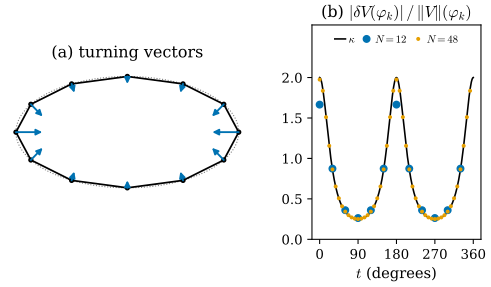

Reproduce this figure in Python.
"""Figure 46.5.1: the first variation of a polygon sits at its vertices as turning vectors.

Ellipse (2 cos t, sin t) and its inscribed 12-gon (vertices t_k = 2 pi k / 12, counter-clockwise).
(a) at every vertex the turning vector t_k - t_{k-1} (blue, drawn at half length); delta V = -sum (t_k - t_{k-1})
delta_{gamma_k}. For this polygon it equals exactly the smooth integrated curvature vector over the dual arc,
int kappa n ds = T(t_{k+1/2}) - T(t_{k-1/2}) (a chord of an ellipse is parallel to the tangent at the middle parameter).
(b) the curvature kappa(t) of the ellipse (black) and the ratio |delta V(phi_k)| / ||V||(phi_k) =
|t_k - t_{k-1}| / ((l_{k-1} + l_k) / 2) for the hat function phi_k of each vertex, for N = 12 (blue) and N = 48 (orange).

Run from the project root: PYTHONPATH=tools python3 chapters/46-varifold-background/figures/fig-46-5-1-turning-vectors.py
"""
import sys
from pathlib import Path

import numpy as np

sys.path.insert(0, str(Path(__file__).resolve().parents[1] / "lib"))
import dgfig  # noqa: E402

dgfig.setup()
import matplotlib.pyplot as plt  # noqa: E402

import var46 as v  # noqa: E402

C = dgfig.COLORS
N = 12
tk = 2 * np.pi * np.arange(N) / N
G = v.ellipse(tk)
W = v.polyline_first_variation(G, closed=True)        # w_k = t_{k-1} - t_k
turn = -W                                              # turning vectors t_k - t_{k-1}
half = tk + np.pi / N
smooth = v.ellipse_tangent(half) - v.ellipse_tangent(half - 2 * np.pi / N)

# self-checks: sum of turning vectors is 0 (closed polygon); |t_k - t_{k-1}| = 2 sin(theta_k/2);
# T(b) - T(a) equals the integral of kappa n ds (fundamental theorem of calculus, checked by quadrature)
assert np.allclose(turn.sum(axis=0), 0)
E = np.roll(G, -1, axis=0) - G
ang = np.arctan2(E[:, 1], E[:, 0])
theta = (ang - np.roll(ang, 1) + np.pi) % (2 * np.pi) - np.pi
assert np.allclose(np.linalg.norm(turn, axis=1), 2 * np.abs(np.sin(theta / 2)))
for k in (0, 3):
    a, b = half[k] - 2 * np.pi / N, half[k]
    q = v.integrate_1d(lambda t: (v.ellipse_kappa(t) * v.ellipse_speed(t))[:, None] * v.ellipse_normal(t), a, b, n=64)
    assert np.allclose(q, smooth[k], atol=1e-10)

def hat_ratio(n):
    t = 2 * np.pi * np.arange(n) / n
    P = v.ellipse(t)
    w = v.polyline_first_variation(P, closed=True)
    ell = np.linalg.norm(np.roll(P, -1, axis=0) - P, axis=1)
    mass = 0.5 * (ell + np.roll(ell, 1))
    return t, np.linalg.norm(w, axis=1) / mass


fig, axes = plt.subplots(1, 2, figsize=(6.4, 2.9), gridspec_kw={"width_ratios": [1.45, 1], "wspace": 0.3})
ax = axes[0]
tt = np.linspace(0, 2 * np.pi, 400)
ax.plot(*v.ellipse(tt).T, color=C["aux"], lw=0.8, ls=":")
ax.plot(*np.vstack([G, G[:1]]).T, color=C["main"], lw=1.3)
ax.plot(G[:, 0], G[:, 1], "o", color=C["main"], ms=3)
s = 0.5
for g, w1 in zip(G, turn):
    ax.annotate("", xy=g + s * w1, xytext=g, arrowprops=dict(arrowstyle="-|>", color=C["tangent"], lw=1.4,
                                                             shrinkA=0, shrinkB=0, mutation_scale=9))
ax.set_aspect("equal")
ax.set_xlim(-2.2, 2.2)
ax.set_ylim(-1.2, 1.2)
ax.set_axis_off()
ax.set_title("(a) turning vectors", fontsize=12)

ax = axes[1]
ax.plot(np.degrees(tt), v.ellipse_kappa(tt), color=C["main"], lw=1.2, label=r"$\kappa$")
for n, col, mk in ((12, C["tangent"], "o"), (48, C["accent"], ".")):
    t, r = hat_ratio(n)
    ax.plot(np.degrees(t), r, mk, color=col, ms=5 if n == 12 else 4, label=f"$N = {n}$")
ax.set_xlabel(r"$t$ (degrees)")
ax.set_xticks([0, 90, 180, 270, 360])
ax.set_ylim(0, 2.65)
ax.set_yticks([0, 0.5, 1, 1.5, 2])
ax.legend(loc="upper center", frameon=False, fontsize=8, ncol=3, handlelength=1.0, handletextpad=0.3, columnspacing=0.6)
ax.set_title(r"(b) $|\delta V(\varphi_k)|\,/\,\|V\|(\varphi_k)$", fontsize=12)

dgfig.save(fig, __file__)
t12, r12 = hat_ratio(12)
print("turning lengths:", np.round(np.linalg.norm(turn, axis=1)[:4], 4), " ratio N=12 at t=0, 90:", np.round(r12[[0, 3]], 4))
